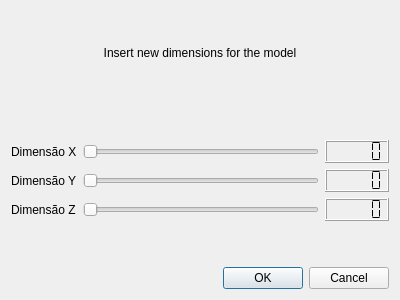
<?xml version="1.0" encoding="UTF-8"?>
<ui version="4.0">
 <class>NewModelDialogX</class>
 <widget class="QDialog" name="NewModelDialogX">
  <property name="geometry">
   <rect>
    <x>0</x>
    <y>0</y>
    <width>400</width>
    <height>300</height>
   </rect>
  </property>
  <property name="windowTitle">
   <string>Dialog</string>
  </property>
  <layout class="QVBoxLayout" name="verticalLayout" stretch="20,0,60,0,20">
   <item>
    <widget class="QLabel" name="label">
     <property name="text">
      <string>Insert new dimensions for the model</string>
     </property>
     <property name="alignment">
      <set>Qt::AlignCenter</set>
     </property>
    </widget>
   </item>
   <item>
    <spacer name="verticalSpacer_2">
     <property name="orientation">
      <enum>Qt::Vertical</enum>
     </property>
     <property name="sizeHint" stdset="0">
      <size>
       <width>20</width>
       <height>40</height>
      </size>
     </property>
    </spacer>
   </item>
   <item>
    <layout class="QGridLayout" name="gridLayout">
     <item row="0" column="0">
      <widget class="QLabel" name="label_2">
       <property name="text">
        <string>Dimensão X</string>
       </property>
      </widget>
     </item>
     <item row="0" column="1">
      <widget class="QSlider" name="horizontalSliderDX">
       <property name="orientation">
        <enum>Qt::Horizontal</enum>
       </property>
      </widget>
     </item>
     <item row="0" column="2">
      <widget class="QLCDNumber" name="lcdNumber">
       <property name="segmentStyle">
        <enum>QLCDNumber::Flat</enum>
       </property>
      </widget>
     </item>
     <item row="1" column="0">
      <widget class="QLabel" name="label_3">
       <property name="text">
        <string>Dimensão Y</string>
       </property>
      </widget>
     </item>
     <item row="1" column="1">
      <widget class="QSlider" name="horizontalSliderDY">
       <property name="orientation">
        <enum>Qt::Horizontal</enum>
       </property>
      </widget>
     </item>
     <item row="1" column="2">
      <widget class="QLCDNumber" name="lcdNumber_2">
       <property name="segmentStyle">
        <enum>QLCDNumber::Flat</enum>
       </property>
      </widget>
     </item>
     <item row="2" column="0">
      <widget class="QLabel" name="label_4">
       <property name="text">
        <string>Dimensão Z</string>
       </property>
      </widget>
     </item>
     <item row="2" column="1">
      <widget class="QSlider" name="horizontalSliderDZ">
       <property name="orientation">
        <enum>Qt::Horizontal</enum>
       </property>
      </widget>
     </item>
     <item row="2" column="2">
      <widget class="QLCDNumber" name="lcdNumber_3">
       <property name="segmentStyle">
        <enum>QLCDNumber::Flat</enum>
       </property>
      </widget>
     </item>
    </layout>
   </item>
   <item>
    <spacer name="verticalSpacer">
     <property name="orientation">
      <enum>Qt::Vertical</enum>
     </property>
     <property name="sizeHint" stdset="0">
      <size>
       <width>20</width>
       <height>40</height>
      </size>
     </property>
    </spacer>
   </item>
   <item>
    <widget class="QDialogButtonBox" name="buttonBox">
     <property name="orientation">
      <enum>Qt::Horizontal</enum>
     </property>
     <property name="standardButtons">
      <set>QDialogButtonBox::Cancel|QDialogButtonBox::Ok</set>
     </property>
    </widget>
   </item>
  </layout>
 </widget>
 <resources/>
 <connections>
  <connection>
   <sender>buttonBox</sender>
   <signal>accepted()</signal>
   <receiver>NewModelDialogX</receiver>
   <slot>accept()</slot>
   <hints>
    <hint type="sourcelabel">
     <x>227</x>
     <y>281</y>
    </hint>
    <hint type="destinationlabel">
     <x>157</x>
     <y>274</y>
    </hint>
   </hints>
  </connection>
  <connection>
   <sender>buttonBox</sender>
   <signal>rejected()</signal>
   <receiver>NewModelDialogX</receiver>
   <slot>reject()</slot>
   <hints>
    <hint type="sourcelabel">
     <x>295</x>
     <y>287</y>
    </hint>
    <hint type="destinationlabel">
     <x>286</x>
     <y>274</y>
    </hint>
   </hints>
  </connection>
  <connection>
   <sender>horizontalSliderDX</sender>
   <signal>valueChanged(int)</signal>
   <receiver>lcdNumber</receiver>
   <slot>display(int)</slot>
   <hints>
    <hint type="sourcelabel">
     <x>303</x>
     <y>122</y>
    </hint>
    <hint type="destinationlabel">
     <x>356</x>
     <y>119</y>
    </hint>
   </hints>
  </connection>
  <connection>
   <sender>horizontalSliderDY</sender>
   <signal>valueChanged(int)</signal>
   <receiver>lcdNumber_2</receiver>
   <slot>display(int)</slot>
   <hints>
    <hint type="sourcelabel">
     <x>305</x>
     <y>158</y>
    </hint>
    <hint type="destinationlabel">
     <x>370</x>
     <y>158</y>
    </hint>
   </hints>
  </connection>
  <connection>
   <sender>horizontalSliderDZ</sender>
   <signal>valueChanged(int)</signal>
   <receiver>lcdNumber_3</receiver>
   <slot>display(int)</slot>
   <hints>
    <hint type="sourcelabel">
     <x>296</x>
     <y>196</y>
    </hint>
    <hint type="destinationlabel">
     <x>358</x>
     <y>194</y>
    </hint>
   </hints>
  </connection>
 </connections>
</ui>
